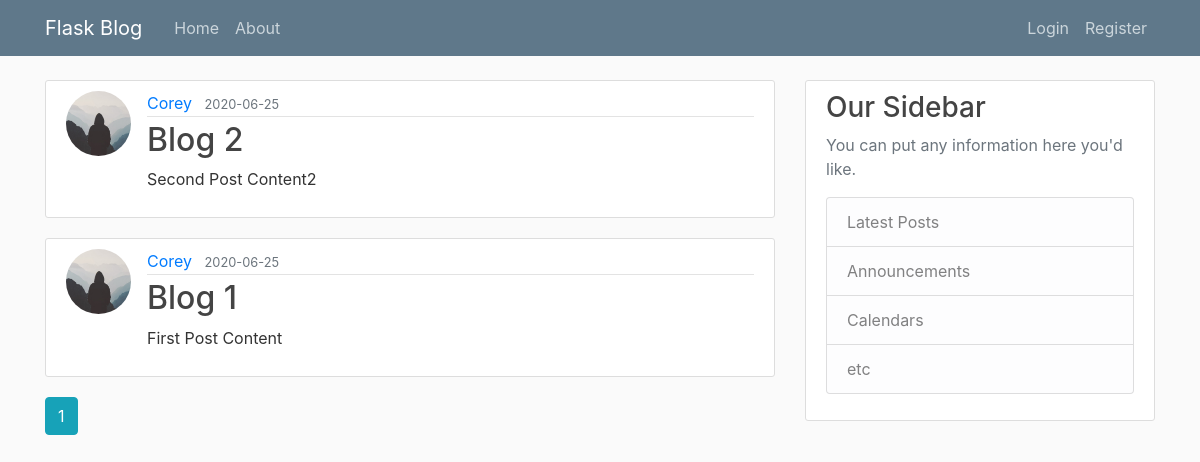
The app's page /home, older data.
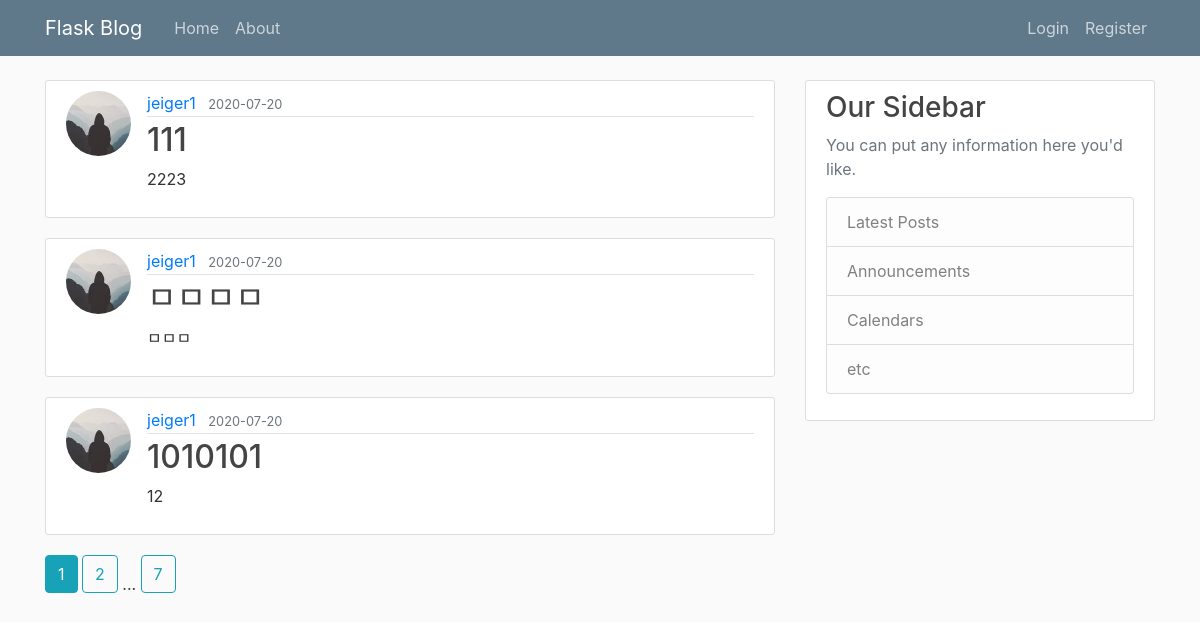
The same page, newer data.
### flaskblog/models.py (models this page shows, shortened)
class Post(db.Model):
    id = db.Column(db.Integer, primary_key=True)
    title = db.Column(db.String(100), nullable=False)
    date_posted = db.Column(db.DateTime, nullable=False, default=datetime.utcnow)
    content = db.Column(db.Text, nullable=False)
    user_id = db.Column(db.Integer, db.ForeignKey('user.id'), nullable=False)

class User(db.Model, UserMixin):
    id = db.Column(db.Integer, primary_key=True)
    username = db.Column(db.String(20), unique=True, nullable=False)
    email = db.Column(db.String(120), unique=True, nullable=False)
    image_file = db.Column(db.String(20), nullable=False, default='default.jpg')
    password = db.Column(db.String(60), nullable=False)
    posts = db.relationship('Post', backref='author', lazy=True)

### flaskblog/main/routes.py (the view)
@main.route("/")
@main.route("/home")
def home():
    page = request.args.get('page', 1, type=int)
    posts = Post.query.order_by(Post.date_posted.desc()).\
        paginate(page=page, per_page=3)
    return render_template('home.html', posts=posts)

### flaskblog/templates/home.html
{% extends "layout.html" %}
{% block content %}
    {% for post in posts.items %}
        <article class="media content-section">
            <img
                class="rounded-circle article-img"
                src="{{url_for('static', filename='profile_pics/' + post.author.image_file)}}">
            <div class="media-body">
                <div class="article-metadata">
                    <a class="mr-2" href="#">{{ post.author.username }}</a>
                    <small class="text-muted">{{ post.date_posted.strftime('%Y-%m-%d') }}</small>
                </div>
                <h2>
                    <a class="article-title" href="{{ url_for('posts.post', post_id=post.id) }}">{{ post.title }}</a>
                </h2>
                <p class="article-content">{{ post.content }}</p>
            </div>
        </article>
    {% endfor %}
    {% for page_num in posts.iter_pages(left_edge = 1, right_edge = 1, left_current = 1, right_current = 2) %}
        {% if page_num %}
            {% if posts.page == page_num %}
                <a class="btn btn-info mb-4" href="{{ url_for('main.home', page=page_num) }}">{{ page_num }}</a>
            {% else %}
                <a
                    class="btn btn-outline-info mb-4"
                    href="{{ url_for('main.home', page=page_num) }}">{{ page_num }}</a>
            {% endif %}
        {% else %}
            ...
        {% endif %}
    {% endfor %}
{% endblock content %}

Row changes from the older to the newer data that the page shows:
no longer on this page (row unchanged): Post: image_file (placeholder picture), author.username "Corey", date_posted "2020-06-25", title "Blog 2", content "Second Post Content2"
no longer on this page (row unchanged): Post: image_file (placeholder picture), author.username "Corey", date_posted "2020-06-25", title "Blog 1", content "First Post Content"
added Post: image_file (picture), author.username "jeiger1", date_posted "2020-07-20", title "111", content "2223"
added Post: image_file (picture), author.username "jeiger1", date_posted "2020-07-20", title "ㅁㅁㅁㅁ", content "ㅁㅁㅁ"
added Post: image_file (picture), author.username "jeiger1", date_posted "2020-07-20", title "1010101", content "12"
Text that changed along with them:
new list line: "2"
new list line: "7"
